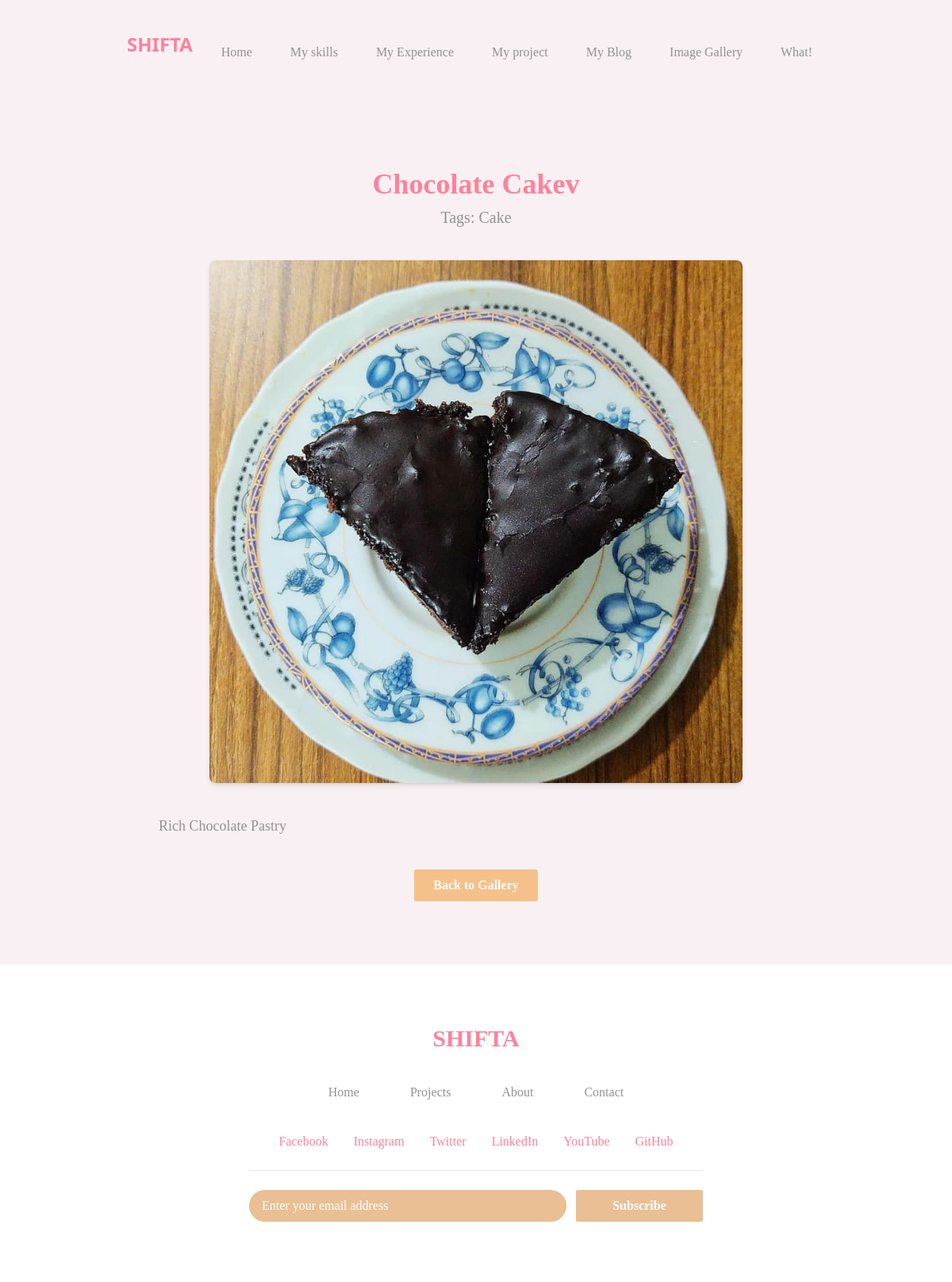
The page /single3/1 (signed in) on the database as committed earlier.
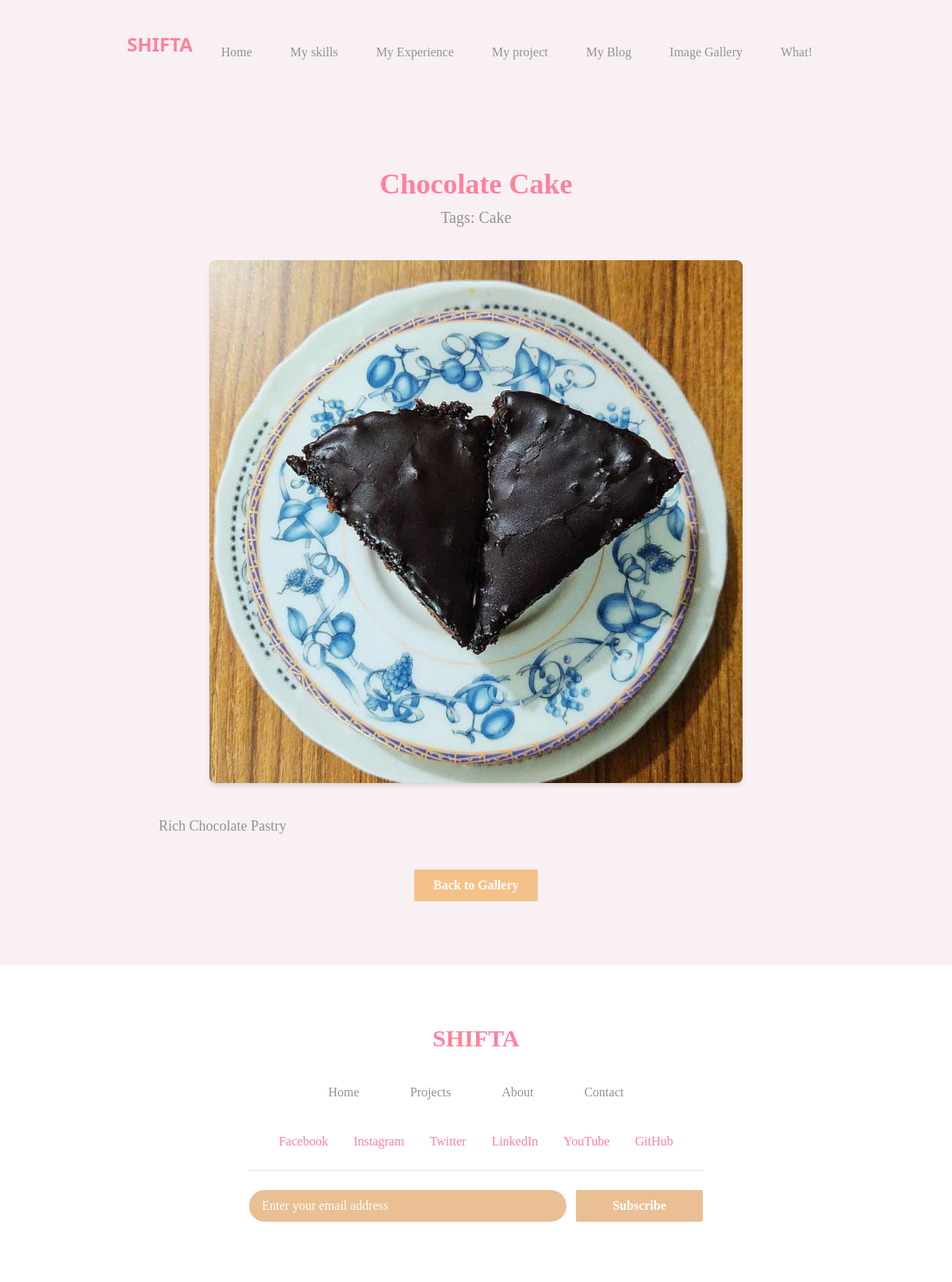
The same page on the database as committed later.
### myapp/models.py (models this page shows, shortened)
class food(models.Model):
    title = models. CharField (max_length=200)
    description=models.TextField(max_length=1000)
    pic=models.ImageField(upload_to="media/pictures")
    tags=models.CharField(max_length=100)

### myproject/views.py (the view)
# urls.py: path('single3/<int:id>', single3 , name='single3'),
@login_required
def single3(req,id):
    current_user=req.user
    pic=food.objects.filter(id=id)
    return render (req, 'single3.html', {"pic":pic})

### template/single3.html
{% extends 'mybase.html' %}
{% block body %}
<section class="px-10 md:px-40 py-20 bg-[#f9f0f3]">
    {% for i in pic %}
    <div class="text-center mb-10">
        <h2 class="text-4xl font-bold text-[#ff819c]">{{ i.title }}</h2>
        <p class="text-xl text-[#929292] mt-2">Tags: {{ i.tags }}</p>
    </div>
    <div class="flex justify-center mb-10">
        <img src="/{{ i.pic }}" alt="{{ i.title }}" class="w-full max-w-2xl h-auto object-cover rounded-lg shadow-md">
    </div>
    <div class="text-center">
        <p class="text-lg text-[#929292] leading-relaxed text-justify break-words px-4 md:px-10">
            {{ i.description }}
        </p>
    </div>
    {% endfor %}
    <div class="flex items-center justify-center mt-10">
        <a href="{% url 'three_gelary' %}" class="bg-[#f4c18a] text-white font-bold py-2 px-6 rounded-sm hover:scale-105 hover:shadow-lg transition-all duration-300">
            Back to Gallery
        </a>
    </div>
</section>
{% endblock body %}

### template/mybase.html (shortened to what this page needs)
<!DOCTYPE html>
<html lang="en">
<head>
    <script src="https://cdn.tailwindcss.com"></script>
    <link rel="stylesheet" href="assets/css/flaticon.css">
</head>
<body class="bg-[#f9f0f3]">
    <header class="px-40 py-10 space-y-7">
        <nav class="flex justify-between">
            <h1 class="text-[#ff819c] font-sans text-2xl"><a href="{% url 'base' %}"><b>SHIFTA</b></a></h1>
            <ul class="flex gap-4 text-[#929292]">
                <li class="smooth-menu group">
                    <a href="{% url 'home' %}" class="transition-colors duration-300 hover:text-[#e9bf93] ">Home</a>
                </li>
                <li class="group">
                    <a href="{% url 'skills' %}" class="transition-colors duration-300 hover:text-[#e9bf93] ">My skills</a>
                </li>
                <li class="group">
                    <a href="{% url 'experience' %}" class="transition-colors duration-300 hover:text-[#e9bf93] ">My Experience</a>
                </li>
                <li class="group">
                    <a href="{% url 'project' %}" class="transition-colors duration-300 hover:text-[#e9bf93] ">My project</a>
                </li>
                <li class="group">
                    <a href="{% url 'blog' %}" class="transition-colors duration-300 hover:text-[#e9bf93] ">My Blog</a>
                </li>
                <li class="smooth-menu group">
                    <a href="{% url 'image_gallery' %}" class="transition-colors duration-300 hover:text-[#e9bf93] ">Image Gallery</a>
                </li>
                <li class="smooth-menu group">
                    <a href="https://weareshifta.com/en/studies/master-in-user-experience-design-ux-ui/" class="transition-colors duration-300 hover:text-[#e9bf93] ">What!</a>
                </li>
            </ul>
        </nav>
    </header>
    {% block body %}{% endblock body %}
    <footer>
        <section class="banner h-[400px] w-[1,600px] gap-32 bg-[#fff] flex items-center justify-around">
            <div>
                <h1 class=" text-center text-3xl text-[#ff819c]"><b>SHIFTA</b></h1><br>
                <nav class="flex justify-center">
                    <ul class="flex gap-8 text-[#898989]">
                        <li><a href="https://web.programming-hero.com/home">Home</a></li>
                        <li><a href="https://web.programming-hero.com/dashboard">Projects</a></li>
                        <li><a href="https://web.programming-hero.com/about-us">About</a></li>
                        <li><a href="https://web.programming-hero.com/terms-of-service">Contact</a></li>
                    </ul>
                </nav><br>
                <div class="flex gap-8 rounded-full justify-center text-[#ff819c]">
                    <a href="https://www.facebook.com/programmingherowebcourse">Facebook</a>
                    <a href="https://www.instagram.com/shiftamowla/">Instagram</a>
                    <a href="https://x.com/i/flow/login?redirect_after_login=%2FShiftaS9375">Twitter</a>
                    <a href="https://bd.linkedin.com/in/shifta-mowla-48b57b2b9">LinkedIn</a>
                    <a href="https://www.youtube.com/@ShiftasChannelTube">YouTube</a>
                    <a href="https://github.com/Shiftamowla/Shiftamowla">GitHub</a>
                </div><br><hr><br>
                <div class="flex gap-3">
                    <section class="banner h-[40px] w-[400px] rounded-full bg-[#e9bf93] text-[#fff] flex items-center justify-start pl-4">
                        <h1>Enter your email address</h1>
                    </section>
                    <button class="bg-[#e9bf93] text-white font-bold py-2 px-4 rounded-sm w-40 h-10 hover:scale-105 hover:shadow-lg transition-all duration-300 relative">
                        <a href="#" target="_blank" class="w-full h-full flex items-center justify-center">Subscribe</a>
                        <span class="absolute inset-0 bg-gradient-to-r opacity-30 rounded-sm"></span>
                    </button>
                </div>
            </div>
        </section>
    </footer>
</body>
</html>

### template/mybase.html (style rules this page uses)
body { font-family: 'nikki-mukta'; }
nav h1 { font-family: 'nikki-mukta'; }
li a { display: block; color: #929292; text-align: center; padding: 14px 16px; text-decoration: none; font-family: 'nikki'; }

Rows that differ between the two databases and show on the page:
changed food "Cake": title "Chocolate Cakev" → "Chocolate Cake"
